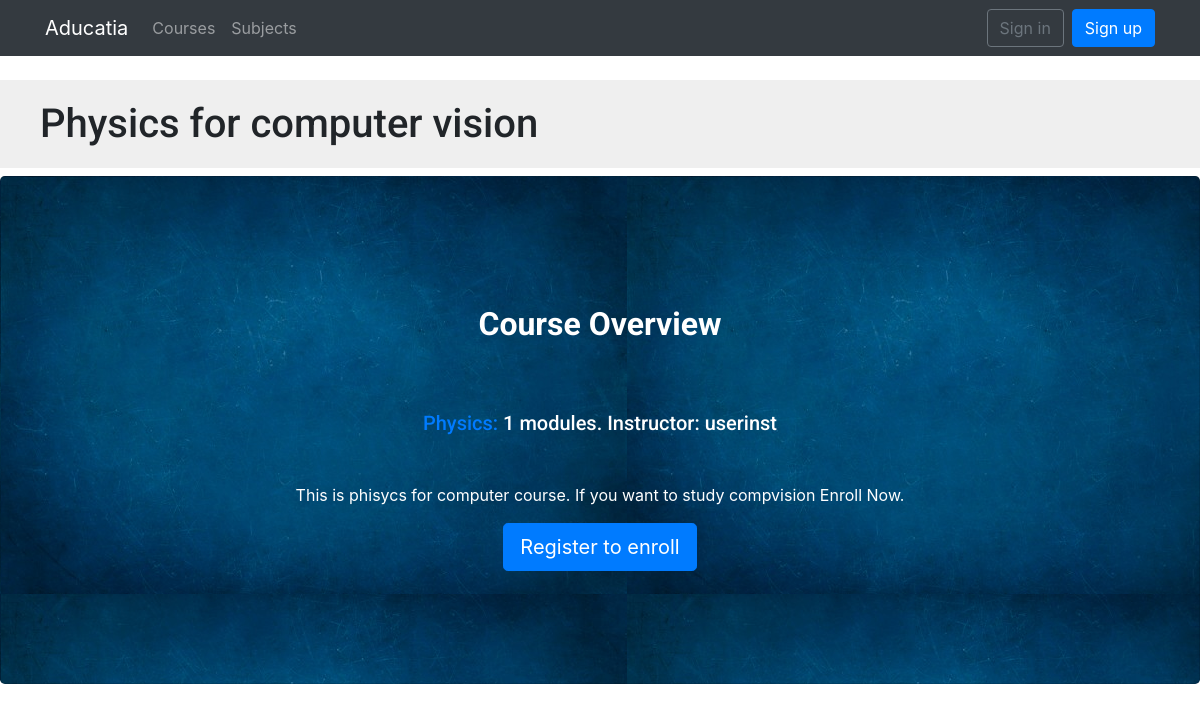
Page /course/compvision/ on the committed database.
### courses/models.py (models this page shows, shortened)
class Course(models.Model):
    owner = models.ForeignKey(User,
                    related_name='courses_created',
                    on_delete=models.CASCADE)
    subject = models.ForeignKey(Subject, related_name='courses',
                        on_delete=models.CASCADE)
    title = models.CharField(max_length=200)
    slug = models.SlugField(max_length=200, unique=True)
    overview = models.TextField()
    created = models.DateTimeField(auto_now_add=True)
    students = models.ManyToManyField(User,
                                      related_name='courses_joined',
                                      blank=True)
    class Meta:
        ordering = ['-created']

class Subject(models.Model):
    title = models.CharField(max_length=200)
    slug = models.SlugField(max_length=200, unique=True)
    class Meta:
        ordering = ['title']

### courses/views.py (the view)
class CourseDetailView(DetailView):
    model = Course
    template_name = 'courses/course/detail.html'
    def get_context_data(self, **kwargs):
        context = super(CourseDetailView,
                        self).get_context_data(**kwargs)
        context['enroll_form'] = CourseEnrollForm(
                                   initial={'course':self.object})
        return context

### templates/courses/course/detail.html (shortened to what this page needs)
{% extends "base.html" %}
{% load static %}
{% block content %}
    {% with subject=course.subject %}
        <h1>
            {{ object.title }}
        </h1>
        <div class="jumbotron card card-image" style="background-image: url({% static 'img/bg.jpg' %});">
  <div class="text-white text-center py-5 px-4">
    <div>
      <h2 class="card-title h1-responsive pt-3 mb-5 font-bold"><strong>Course Overview</strong></h2>
      <h5 class="mx-5 mb-5"><a href="{% url "course_list_subject" subject.slug %}">{{ subject.title }}:</a>
      {{ course.modules.count }} modules.
      Instructor: {{ course.owner }}
      </h5>
      {{ object.overview|linebreaks }}
      {% if request.user.is_authenticated %}
          <form action="{% url "student_enroll_course" %}" method="post">
              {{ enroll_form }}
              {% csrf_token %}
              <div style="display: flex; justify-content: center; align-items: center;">
              <input type="submit" class="btn btn-primary" value="Enroll now">
            </div>
      {% else %}
          <a href="{% url "student_registration" %}" class="btn btn-primary btn-lg">
              Register to enroll
          </a>
      {% endif %}
    </div>
  </div>
</div>
    {% endwith %}
{% endblock %}

### static/css/slider.css (style rules this page uses)
h2 { text-align:center; padding: 20px; }

### static/css/base.css (style rules this page uses)
body { margin:0; font-family:'Roboto', sans-serif; font-weight:400; color:#333; }
a { color:#3fad37; text-decoration:none; }
h1, h2, h3, h4, h5, h6 { font-family:'Roboto', sans-serif; font-weight:300; }
h1 { background:#efefef; width:100%; overflow:auto; padding:20px 0 20px 40px; margin:0; }

### rows in the picture
Course: title "Physics for computer vision", modules.count "1", owner "userinst", overview "This is phisycs for computer course. If you want to study compvision Enroll Now."
Subject: title "Physics"
